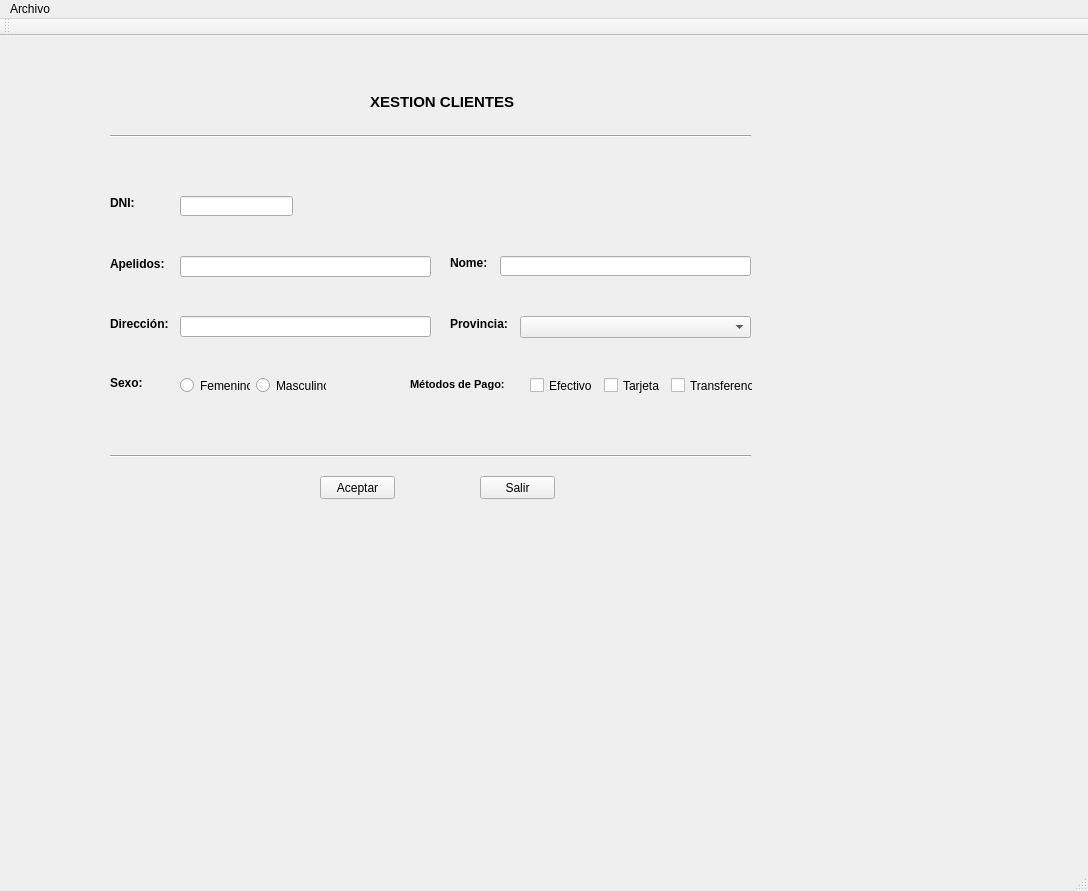
<?xml version="1.0" encoding="UTF-8"?>
<ui version="4.0">
 <class>MainWindow</class>
 <widget class="QMainWindow" name="MainWindow">
  <property name="enabled">
   <bool>true</bool>
  </property>
  <property name="geometry">
   <rect>
    <x>0</x>
    <y>0</y>
    <width>1088</width>
    <height>891</height>
   </rect>
  </property>
  <property name="font">
   <font>
    <weight>50</weight>
    <italic>false</italic>
    <bold>false</bold>
    <underline>false</underline>
   </font>
  </property>
  <property name="windowTitle">
   <string>MainWindow</string>
  </property>
  <property name="animated">
   <bool>true</bool>
  </property>
  <property name="documentMode">
   <bool>false</bool>
  </property>
  <property name="dockNestingEnabled">
   <bool>false</bool>
  </property>
  <property name="unifiedTitleAndToolBarOnMac">
   <bool>false</bool>
  </property>
  <widget class="QWidget" name="centralwidget">
   <widget class="QLabel" name="lblDNI">
    <property name="geometry">
     <rect>
      <x>110</x>
      <y>160</y>
      <width>47</width>
      <height>13</height>
     </rect>
    </property>
    <property name="font">
     <font>
      <pointsize>9</pointsize>
      <weight>75</weight>
      <bold>true</bold>
     </font>
    </property>
    <property name="text">
     <string>DNI:</string>
    </property>
   </widget>
   <widget class="QLabel" name="lblApelido">
    <property name="geometry">
     <rect>
      <x>110</x>
      <y>220</y>
      <width>61</width>
      <height>16</height>
     </rect>
    </property>
    <property name="font">
     <font>
      <pointsize>9</pointsize>
      <weight>75</weight>
      <bold>true</bold>
     </font>
    </property>
    <property name="text">
     <string>Apelidos:</string>
    </property>
   </widget>
   <widget class="QLabel" name="lblNome">
    <property name="enabled">
     <bool>true</bool>
    </property>
    <property name="geometry">
     <rect>
      <x>450</x>
      <y>220</y>
      <width>47</width>
      <height>13</height>
     </rect>
    </property>
    <property name="font">
     <font>
      <pointsize>9</pointsize>
      <weight>75</weight>
      <bold>true</bold>
     </font>
    </property>
    <property name="text">
     <string>Nome:</string>
    </property>
   </widget>
   <widget class="QPushButton" name="btnAceptar">
    <property name="geometry">
     <rect>
      <x>320</x>
      <y>440</y>
      <width>75</width>
      <height>23</height>
     </rect>
    </property>
    <property name="text">
     <string>Aceptar</string>
    </property>
   </widget>
   <widget class="QPushButton" name="btnSalir">
    <property name="geometry">
     <rect>
      <x>480</x>
      <y>440</y>
      <width>75</width>
      <height>23</height>
     </rect>
    </property>
    <property name="text">
     <string>Salir</string>
    </property>
   </widget>
   <widget class="QLabel" name="label_4">
    <property name="geometry">
     <rect>
      <x>370</x>
      <y>50</y>
      <width>151</width>
      <height>31</height>
     </rect>
    </property>
    <property name="font">
     <font>
      <pointsize>11</pointsize>
      <weight>75</weight>
      <bold>true</bold>
     </font>
    </property>
    <property name="text">
     <string>XESTION CLIENTES</string>
    </property>
   </widget>
   <widget class="Line" name="line">
    <property name="geometry">
     <rect>
      <x>110</x>
      <y>410</y>
      <width>641</width>
      <height>20</height>
     </rect>
    </property>
    <property name="orientation">
     <enum>Qt::Horizontal</enum>
    </property>
   </widget>
   <widget class="Line" name="line_2">
    <property name="geometry">
     <rect>
      <x>110</x>
      <y>90</y>
      <width>641</width>
      <height>20</height>
     </rect>
    </property>
    <property name="orientation">
     <enum>Qt::Horizontal</enum>
    </property>
   </widget>
   <widget class="QLineEdit" name="lineDNI">
    <property name="geometry">
     <rect>
      <x>180</x>
      <y>160</y>
      <width>113</width>
      <height>20</height>
     </rect>
    </property>
   </widget>
   <widget class="QLineEdit" name="lineApelidos">
    <property name="geometry">
     <rect>
      <x>180</x>
      <y>220</y>
      <width>251</width>
      <height>21</height>
     </rect>
    </property>
   </widget>
   <widget class="QLineEdit" name="lineNome">
    <property name="geometry">
     <rect>
      <x>500</x>
      <y>220</y>
      <width>251</width>
      <height>20</height>
     </rect>
    </property>
   </widget>
   <widget class="QLabel" name="lblVal">
    <property name="geometry">
     <rect>
      <x>300</x>
      <y>160</y>
      <width>61</width>
      <height>21</height>
     </rect>
    </property>
    <property name="font">
     <font>
      <pointsize>12</pointsize>
     </font>
    </property>
    <property name="text">
     <string/>
    </property>
   </widget>
   <widget class="QLabel" name="lblSexo">
    <property name="geometry">
     <rect>
      <x>110</x>
      <y>340</y>
      <width>47</width>
      <height>13</height>
     </rect>
    </property>
    <property name="font">
     <font>
      <pointsize>9</pointsize>
      <weight>75</weight>
      <bold>true</bold>
     </font>
    </property>
    <property name="text">
     <string>Sexo:</string>
    </property>
   </widget>
   <widget class="QLabel" name="lblPago">
    <property name="geometry">
     <rect>
      <x>410</x>
      <y>340</y>
      <width>111</width>
      <height>16</height>
     </rect>
    </property>
    <property name="font">
     <font>
      <pointsize>8</pointsize>
      <weight>75</weight>
      <bold>true</bold>
     </font>
    </property>
    <property name="mouseTracking">
     <bool>false</bool>
    </property>
    <property name="tabletTracking">
     <bool>false</bool>
    </property>
    <property name="text">
     <string>Métodos de Pago:</string>
    </property>
   </widget>
   <widget class="QLabel" name="label">
    <property name="geometry">
     <rect>
      <x>110</x>
      <y>280</y>
      <width>71</width>
      <height>16</height>
     </rect>
    </property>
    <property name="font">
     <font>
      <pointsize>9</pointsize>
      <weight>75</weight>
      <bold>true</bold>
     </font>
    </property>
    <property name="text">
     <string>Dirección:</string>
    </property>
   </widget>
   <widget class="QLineEdit" name="lineApelidos_2">
    <property name="geometry">
     <rect>
      <x>180</x>
      <y>280</y>
      <width>251</width>
      <height>21</height>
     </rect>
    </property>
   </widget>
   <widget class="QLabel" name="label_2">
    <property name="geometry">
     <rect>
      <x>450</x>
      <y>280</y>
      <width>71</width>
      <height>16</height>
     </rect>
    </property>
    <property name="font">
     <font>
      <pointsize>9</pointsize>
      <weight>75</weight>
      <bold>true</bold>
     </font>
    </property>
    <property name="text">
     <string>Provincia:</string>
    </property>
   </widget>
   <widget class="QComboBox" name="cmbProv">
    <property name="geometry">
     <rect>
      <x>520</x>
      <y>280</y>
      <width>231</width>
      <height>22</height>
     </rect>
    </property>
   </widget>
   <widget class="QWidget" name="">
    <property name="geometry">
     <rect>
      <x>530</x>
      <y>340</y>
      <width>223</width>
      <height>19</height>
     </rect>
    </property>
    <layout class="QHBoxLayout" name="horlayPago">
     <item>
      <widget class="QCheckBox" name="cbEfectivo">
       <property name="text">
        <string>Efectivo</string>
       </property>
      </widget>
     </item>
     <item>
      <widget class="QCheckBox" name="cbTarjeta">
       <property name="text">
        <string>Tarjeta</string>
       </property>
      </widget>
     </item>
     <item>
      <widget class="QCheckBox" name="cbTarnsferencia">
       <property name="text">
        <string>Transferencia</string>
       </property>
      </widget>
     </item>
    </layout>
   </widget>
   <widget class="QWidget" name="">
    <property name="geometry">
     <rect>
      <x>180</x>
      <y>340</y>
      <width>146</width>
      <height>19</height>
     </rect>
    </property>
    <layout class="QHBoxLayout" name="horlaySex">
     <item>
      <widget class="QRadioButton" name="rbtRemenino">
       <property name="text">
        <string>Femenino</string>
       </property>
       <attribute name="buttonGroup">
        <string notr="true">buttonGroup</string>
       </attribute>
      </widget>
     </item>
     <item>
      <widget class="QRadioButton" name="rbtMasculino">
       <property name="text">
        <string>Masculino</string>
       </property>
       <attribute name="buttonGroup">
        <string notr="true">buttonGroup</string>
       </attribute>
      </widget>
     </item>
    </layout>
   </widget>
  </widget>
  <widget class="QStatusBar" name="statusbar"/>
  <widget class="QMenuBar" name="menubar">
   <property name="geometry">
    <rect>
     <x>0</x>
     <y>0</y>
     <width>1088</width>
     <height>21</height>
    </rect>
   </property>
   <widget class="QMenu" name="menuArchivo">
    <property name="title">
     <string>Archivo</string>
    </property>
    <addaction name="actionSalir"/>
   </widget>
   <addaction name="menuArchivo"/>
  </widget>
  <widget class="QToolBar" name="toolBar">
   <property name="windowTitle">
    <string>toolBar</string>
   </property>
   <attribute name="toolBarArea">
    <enum>TopToolBarArea</enum>
   </attribute>
   <attribute name="toolBarBreak">
    <bool>false</bool>
   </attribute>
  </widget>
  <action name="actionSalir">
   <property name="text">
    <string>Salir</string>
   </property>
   <property name="shortcut">
    <string>Ctrl+S</string>
   </property>
  </action>
 </widget>
 <resources/>
 <connections/>
 <buttongroups>
  <buttongroup name="buttonGroup"/>
 </buttongroups>
</ui>
